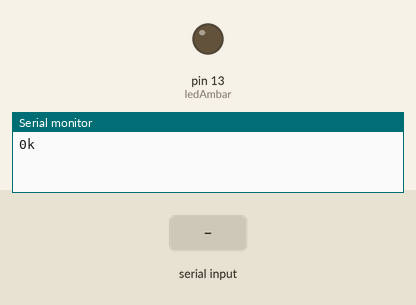
Bench run of a sketch on a simulated Arduino Uno, built with avr-gcc and run on an emulated ATmega328P. On the bench: output pins drawn as LEDs (lit = HIGH), the last lines printed to the serial monitor. Inputs (shaded band) come from the test bench.

Above: at 1.2 s.
1.3 s: "IO13\n" received over Serial
At 1.6 s:
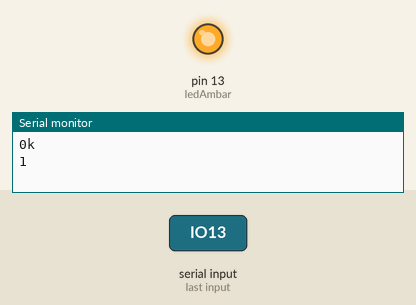
Timing chart, 0 to 4.3 s (numbered marks = the images above; inputs shaded):
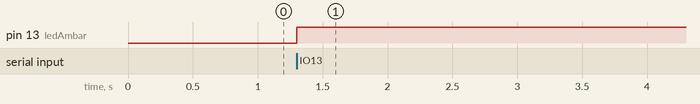

The sketch:

sendDataToArduino.ino
```cpp
// (licence header left out)
#define velocidadSincrona 57600         // declara

const uint8_t ledAmbar = 13;            // pinOut
bool yellowState = false;               // estado inicial de recepción
String inputData =  "IO13";             // token recepción
String outputData = "io13";             // token transmisión
const  unsigned int baudRate = 57600;   // bit rate
String inputString = "";                // recibe y registra dato desde puerto
bool   stringComplete = false;          // señalizador de recepción
unsigned int sizeBufferRecMemory = 20;  // define tamaño del buffer de recepción
unsigned char EOS = '\n';               // señalizador de dato recibido EndOfString

// declaración de funciones prototipo
void serialEvent();
void processCmd(String str);

void setup()
{
  // Serial.begin(velocidadSincrona);         // 17.36us-bit
  Serial.begin(baudRate);                     // 17.36us-bit
  while (!Serial) {;}                         // wait for serial port to connect. Needed for native USB port only
  inputString.reserve(sizeBufferRecMemory);   // dimensiona buffer de recepción
  inputString = "";                           // inicializa buffer de recepción
  stringComplete = false;                     // señalizador de recepción
  pinMode(ledAmbar, OUTPUT);                  // IO13 como salida digital
  digitalWrite(ledAmbar,  LOW);               // IO13<=0
  Serial.print("0k\n");                       // envia inicializado
}

void loop()
{

  if(stringComplete)
  {
    //Serial.print("CMD received: ");
    //Serial.println(inputString); // muestra el buffer de recepción
    inputString.trim();          // remueve espacios en blanco al pricipio-final
    processCmd(inputString);     // actualiza estado boleano en IO led
    inputString = "";            // inicializa buffer de recepción
    stringComplete = false;      // señalizador de recepción
   }

}
/* actualiza buffer de recepción hasta encontrar EndOfSerial */
void serialEvent()
  {
    while(Serial.available())
      {
        char inChar = (char)Serial.read();           // recibe dato RxD<=payLoad
        if (inChar == EOS){ stringComplete = true; } // habilita el acceso
        else { inputString += inChar; }              // actualiza buffer de receoción
      }
  }

/* actualiza estado boleano en IO13 led */
void processCmd(String str)
  {
  if (str.equals("IO13"))
      {
        yellowState = !yellowState;             // conmuta estado
        digitalWrite(ledAmbar,yellowState);     // actualiza IO13
        delay(50);
        Serial.println(yellowState);               // envia señalizador outputData

      }
  }
```

Measured:
- after the input at 1.3 s, pin 13 (ledAmbar): LOW → HIGH at once
